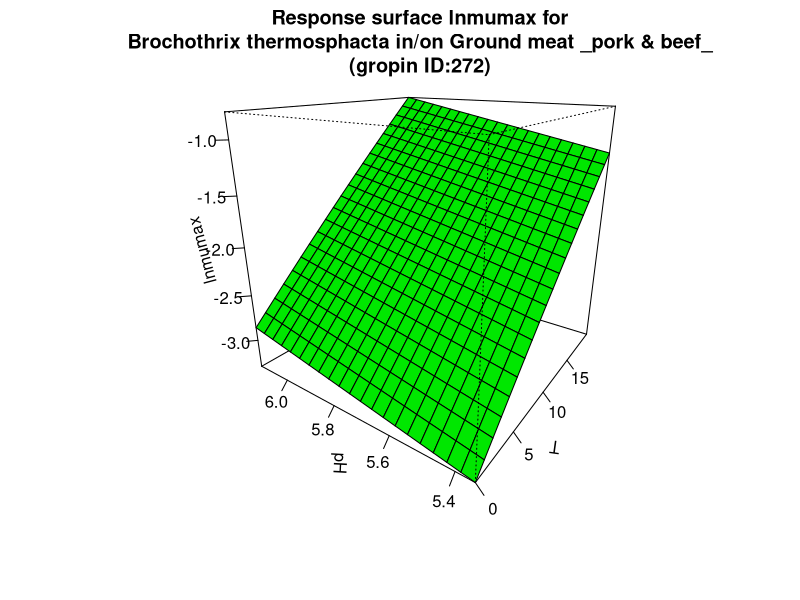

Reproduce this figure in R.
#############################
# start of Parameter script
#############################
T <- seq(0,19.98001998002,length.out=21)
pH <- seq(5.34534,6.12387612387612,length.out=21)
#############################
# end of Parameter script
#############################
############################# 
# start of Model script Gropin ID 272 
#############################
 
# constant coefficients for this model
mref <- 0.045
dm <- 0.583
Ea <- 69.5
 
variables <- data.frame(T,pH)
argumentsPar <- expand.grid(variables)
 
# heart of the model
response_surface <- function(T,pH) {
   mumax <-(log(mref)-dm*(5.7-pH)-(Ea/0.00831)*((1/(T+273))-(1/273)))

return(mumax=mumax)
} 

# output parameters
responseSurface <- cbind(argumentsPar,response_surface(argumentsPar['T'],argumentsPar['pH']))
colnames(responseSurface) <- c(colnames(argumentsPar),'lnmumax')
#############################
# End of Model script
#############################
############################# 
# start of Visualisation script Gropin ID 272 
#############################
persp(T,pH,matrix(unlist(responseSurface$'lnmumax'),nrow=21),col = 'green',xlab='T',ylab='pH',zlab='lnmumax',main='Response surface lnmumax for
Brochothrix thermosphacta in/on Ground meat _pork & beef_
(gropin ID:272)',theta=305,phi=20,shade=0.25,ticktype = 'detailed')
#############################
# End of Visualisation script
#############################
